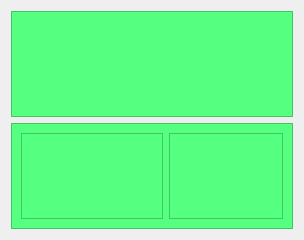
      <widget class="QWidget" name="tab_resultados">
       <attribute name="title">
        <string>Resultados</string>
       </attribute>
       <layout class="QVBoxLayout" name="verticalLayout_17" stretch="5,5">
        <item>
         <widget class="QFrame" name="frame_gr1">
          <property name="styleSheet">
           <string notr="true">background-color: rgb(85, 255, 127);
</string>
          </property>
          <property name="frameShape">
           <enum>QFrame::StyledPanel</enum>
          </property>
          <property name="frameShadow">
           <enum>QFrame::Raised</enum>
          </property>
         </widget>
        </item>
        <item>
         <widget class="QFrame" name="frame_26">
          <property name="styleSheet">
           <string notr="true">background-color: rgb(85, 255, 127);
</string>
          </property>
          <property name="frameShape">
           <enum>QFrame::StyledPanel</enum>
          </property>
          <property name="frameShadow">
           <enum>QFrame::Raised</enum>
          </property>
          <layout class="QHBoxLayout" name="horizontalLayout_11" stretch="5,4">
           <item>
            <widget class="QFrame" name="frame_gr2">
             <property name="frameShape">
              <enum>QFrame::StyledPanel</enum>
             </property>
             <property name="frameShadow">
              <enum>QFrame::Raised</enum>
             </property>
            </widget>
           </item>
           <item>
            <widget class="QTableWidget" name="tw_simulacion"/>
           </item>
          </layout>
         </widget>
        </item>
       </layout>
      </widget>
